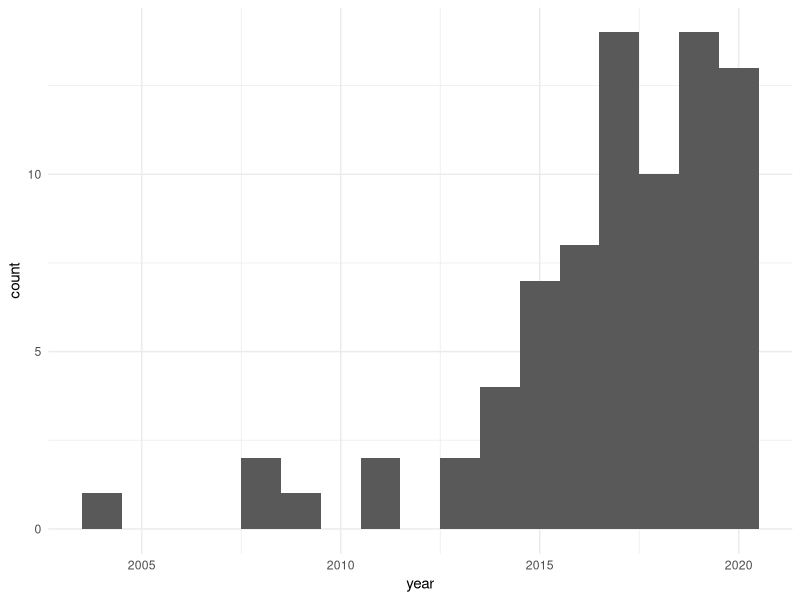

Here is the R script that generated this plot:
## ---- chunk 1
knitr::opts_chunk$set(echo = TRUE, message=FALSE, warning=FALSE)

library(tidyverse)
library(here)
library(lubridate)
## ---- chunk 2

mydata <- read_csv(here("data", "Data_total_working_for_r.csv"))
  
## ---- chunk 3
data_sub1 <- mydata %>% 
  select(first_author, year, country, aquaculture_present, wind_present, wave_present, tidal_present, other_present)

ggplot(data = data_sub1, aes(x = year)) +
  geom_histogram(binwidth = 1) +
  theme_minimal()
